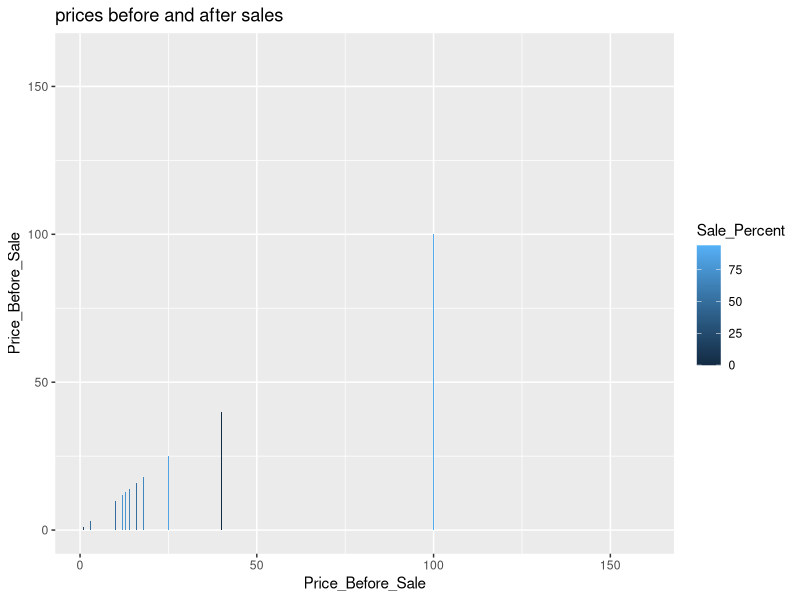
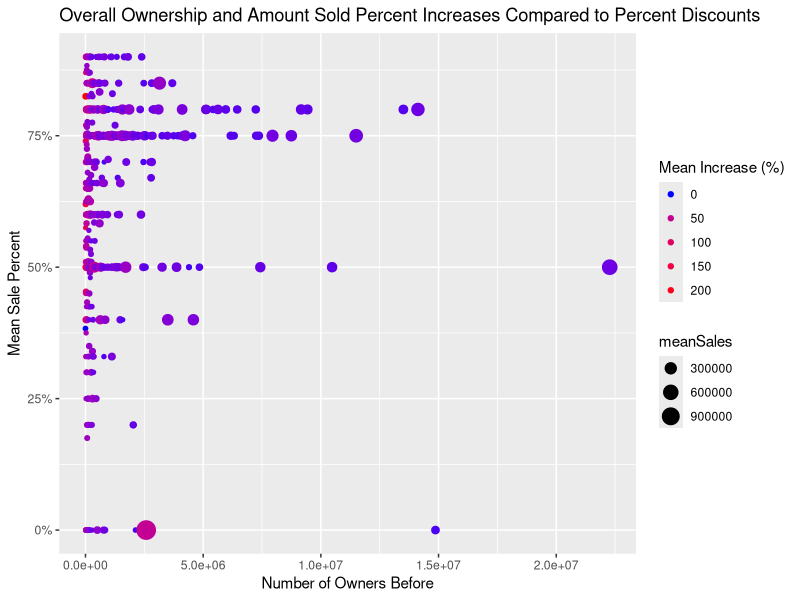
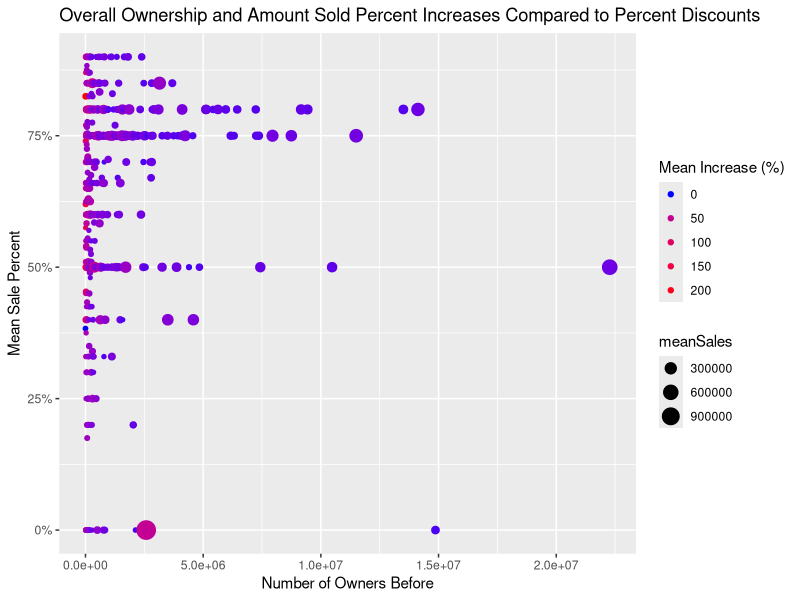

Write the R code that produced these figures, in order. (Note: this script raises an error after producing the figures.)
library(jsonlite)
library(stringr)
library(dplyr)
library(ggplot2)
# library(corrplot)
library(RColorBrewer)
library(scales)
rm(list = setdiff(ls(), lsf.str()))

# Owners_before
# Owners_after
# Owners_As_Of_Today
# Players_As_Of_Today
# Sales
# Increase (%)
# Price_before_sale
# Review_Score_Metacritic
# Review_Score_Steam_Users
# Sale_Percent
# Sale Price
# GameNewness
removeSymbols = function(namesArray) {
  newNames = namesArray
  newNames = str_replace_all(newNames,"[[:punct:]]","")
  newNames = str_replace_all(newNames, "[^[:alnum:]]", " ")
  newNames = trim(newNames)
  return(newNames)
}
setwd('/Users/nicktalavera/Coding/bootcamp007_project/Project1-ExploreVis/NickTalavera/Steam')
steam = read.csv('steamDatabaseAllCombined.csv')

# today = as.Date(Sys.time(), "%Y %m %d")
steamSummerSaleFirstDay = as.Date('20160704', "%Y%m%d")
steamSummerSaleLastDay = as.Date('20160628', "%Y%m%d")
# steam$GameNewness = steam$Release_Date - steamSummerSaleFirstDay
# # Sale Percent vs Net Gross
# g = ggplot(data = steam, aes(x = Sale_Percent, y=Increase)) + ggtitle('Sale Percent vs Net Gross')
# g + geom_bar(aes(fill = Sale_Percent), stat = 'identity', position = 'dodge')


#Progress of numbers of ownership over time?
#line graph

# Compare prices before and after sales
class(steam$Price_Before_Sale)
g = ggplot(data = arrange(steam,Price_Before_Sale), aes(x = Price_Before_Sale, y=Price_Before_Sale)) + ggtitle('prices before and after sales')
g + geom_bar(aes(fill = Sale_Percent), stat = 'identity', position = 'dodge')

# Compare owners before and after sales


# Increase vs Review_Score_Metacritic
# g = ggplot(data = arrange(steam,Increase), aes(x = Increase, y = Review_Score_Steam_Users)) + ggtitle('prices before and after sales')
# g + geom_bar(aes(fill = Review_Score_Steam_Users), stat = 'identity', position = 'dodge')
# Increase vs Review_Score_Steam_Users
# # g = ggplot(data = steam, aes(x = Review_Score_Metacritic)) + ggtitle('prices before and after sales')
# # g + geom_histogram(bins = 15)
# # # Increase vs Review_Score_IGN
# g = ggplot(data = steam, aes(x = Review_Score_IGN)) + ggtitle('Review_Score_IGN_Users')
# g + geom_freqpoly(binwidth = 0.1)
# # g = ggplot(data = arrange(steam,Increase), aes(x = Increase, y = Review_Score_Steam_Users)) + ggtitle('prices before and after sales')
# # g + geom_bar(aes(fill = Review_Score_Steam_Users), stat = 'identity', position = 'dodge')
# # # Increase vs Review_Score_Metacritic
# g = ggplot(data = steam, aes(x = Review_Score_Metacritic)) + ggtitle('Review_Score_Metacritic') + xlim(0,100)
# g + geom_histogram(aes(fill = Price_Before_Sale), binwidth = 10, position = "fill")

# Review scores count
# g = ggplot(data = steam[!is.na(steam$Review_Score_Metacritic),], aes(x = Sales)) + ggtitle('Review scores count') + xlim(5000,250000)
# g + geom_histogram(binwidth = 5000)
# groupedByIncrease = summarise(group_by(steam, Increase), meanScore = round(mean(Review_Score_Metacritic)/5)*5)
# groupedByIncrease = groupedByIncrease[!is.na(groupedByIncrease$meanScore),]
# g = ggplot(data = groupedByIncrease, aes(x = Increase)) + ggtitle('Increase') + xlim(0,150)
# g + geom_density(aes(color = alpha("black", 1/3)))


#Overall Ownership and Game Age Compared to Percent Discounts
labelsScores = c(paste(as.character(seq(1, 100, by=10)), "to", as.character(seq(10, 110, by=10))))
metacriticScoresVSIncreaseSeventyPlus = steam
title = paste("Overall Ownership and Amount Sold Percent Increases Compared to Percent Discounts")
metacriticScoresVSIncreaseSeventyPlus$GameAge = floor(metacriticScoresVSIncreaseSeventyPlus$GameAge/365)
metacriticScoresVSIncreaseSeventyPlus = metacriticScoresVSIncreaseSeventyPlus[!is.na(metacriticScoresVSIncreaseSeventyPlus$GameAge),]
metacriticScoresVSIncreaseSeventyPlus$GameAge = cut_interval(metacriticScoresVSIncreaseSeventyPlus$GameAge, length = 3, rm.na = FALSE)
factosokaf = 100
metacriticScoresVSIncreaseSeventyPlus$Owners_Before = round(metacriticScoresVSIncreaseSeventyPlus$Owners_Before/factosokaf)*factosokaf
metacriticScoresVSIncreaseSeventyPlus = summarise(group_by(metacriticScoresVSIncreaseSeventyPlus, Owners_Before), meanSalePercent = mean(Sale_Percent), meanGameAge =  mean(GameAge), meanIncrease = mean(Increase), meanSales = mean(Sales))
metacriticScoresVSIncreaseSeventyPlus = metacriticScoresVSIncreaseSeventyPlus[!is.na(metacriticScoresVSIncreaseSeventyPlus$meanSalePercent),]
metacriticScoresVSIncreaseSeventyPlus$meanSalePercent = metacriticScoresVSIncreaseSeventyPlus$meanSalePercent/100
metacriticScoresVSIncreaseSeventyPlus = metacriticScoresVSIncreaseSeventyPlus[metacriticScoresVSIncreaseSeventyPlus$meanIncrease < 300,]
head(metacriticScoresVSIncreaseSeventyPlus)
colourCount = length(unique(metacriticScoresVSIncreaseSeventyPlus$meanIncrease))
getPalette = colorRampPalette(brewer.pal(8, "Accent"))
platteNew = rev(getPalette(colourCount))
g = ggplot(data = metacriticScoresVSIncreaseSeventyPlus, aes(x = Owners_Before, y = meanSalePercent)) + ggtitle(title)
g + geom_point(aes(color=meanIncrease,size=meanSales)) + ylab('Mean Sale Percent') + scale_y_continuous(labels=percent) + xlab('Number of Owners Before') + scale_color_gradient(trans = "sqrt", low="blue", high="red", guide = guide_legend(title = "Mean Increase (%)")) + expand_limits(x = 0, y = 0)
ggsave(file=paste0(removeSymbols(title), ".eps"))



# title = paste("Overall Ownership and Sales Compared to Percent Discounts")
# #Overall Ownership and Game Age Compared to Percent Discounts
# labelsScores = c(paste(as.character(seq(1, 100, by=10)), "to", as.character(seq(10, 110, by=10))))
# metacriticScoresVSIncreaseSeventyPlus = steam
# metacriticScoresVSIncreaseSeventyPlus$GameAge = floor(metacriticScoresVSIncreaseSeventyPlus$GameAge/365)
# metacriticScoresVSIncreaseSeventyPlus = metacriticScoresVSIncreaseSeventyPlus[!is.na(metacriticScoresVSIncreaseSeventyPlus$GameAge),]
# metacriticScoresVSIncreaseSeventyPlus$GameAge = cut_interval(metacriticScoresVSIncreaseSeventyPlus$GameAge, length = 3, rm.na = FALSE)
# factosokaf = 100
# metacriticScoresVSIncreaseSeventyPlus$Owners_Before = round(metacriticScoresVSIncreaseSeventyPlus$Owners_Before/factosokaf)*factosokaf
# metacriticScoresVSIncreaseSeventyPlus = summarise(group_by(metacriticScoresVSIncreaseSeventyPlus, Owners_Before), meanSalePercent = mean(Sale_Percent), meanGameAge =  mean(GameAge), meanIncrease = mean(Sales))
# metacriticScoresVSIncreaseSeventyPlus = metacriticScoresVSIncreaseSeventyPlus[!is.na(metacriticScoresVSIncreaseSeventyPlus$meanSalePercent),]
# metacriticScoresVSIncreaseSeventyPlus$meanSalePercent = metacriticScoresVSIncreaseSeventyPlus$meanSalePercent/100
# head(metacriticScoresVSIncreaseSeventyPlus)
# colourCount = length(unique(metacriticScoresVSIncreaseSeventyPlus$meanIncrease))
# getPalette = colorRampPalette(brewer.pal(8, "Accent"))
# platteNew = rev(getPalette(colourCount))
# g = ggplot(data = metacriticScoresVSIncreaseSeventyPlus, aes(x = Owners_Before, y = meanSalePercent)) + ggtitle(title)
# g + geom_point(aes(color=meanIncrease)) + ylab('Mean Sale Percent') + scale_y_continuous(labels=percent) + xlab('Number of Owners Before') + scale_color_gradient( low="blue", high="red", guide = guide_legend(title = "Mean Sales")) + expand_limits(x = 0, y = 0)
# ggsave(file=paste0(removeSymbols(title), ".eps"))


# 
# 
# # #IGN scores versus increase in sales
# 
# # ignScoresVSIncrease = steam
# # ignScoresVSIncrease = ignScoresVSIncrease[!is.na(ignScoresVSIncrease$Review_Score_IGN) & !is.na(ignScoresVSIncrease$Increase),]
# # ignScoresVSIncrease = filter(ignScoresVSIncrease, ignScoresVSIncrease$Review_Score_IGN >= 30)
# # ignScoresVSIncrease$Review_Score_IGN = cut_interval(ignScoresVSIncrease$Review_Score_IGN, length = 10, rm.na = FALSE)
# # ignScoresVSIncrease = select(ignScoresVSIncrease, Review_Score_IGN, Increase)
# # g = ggplot(data = ignScoresVSIncrease, aes(x = Increase)) + ggtitle('Review_Score_IGN')
# # g + geom_density(aes(color = Review_Score_IGN)) + xlim(0,75)
# # 
# # 
# # #Histogram of IGN scores versus increase in sales #GOOD SHIT
# # title = 'Comparing the Sales of Games That Were Not Reviewed by IGN vs Games with \"Bad\" (<70) Metacritic Scores'
# # # labelsScores = c(paste(as.character(seq(1, 100, by=10)), "to", as.character(seq(10, 110, by=10))))
# # # ignScoresVSIncrease = steam
# # # ignScoresVSIncrease = ignScoresVSIncrease[is.na(ignScoresVSIncrease$Review_Score_IGN),]
# # # ignScoresVSIncrease = select(ignScoresVSIncrease, Name, Review_Score_IGN, Increase, Review_Score_Metacritic)
# # # # ignScoresVSIncreaseGrouped = group_by(ignScoresVSIncrease, )
# # # g = ggplot(data = ignScoresVSIncrease, aes(x = Increase)) + ggtitle(title)
# # # g + geom_histogram(aes(fill = Review_Score_IGN), position = "fill", binwidth = 5) + guides(color = "colorbar") + scale_y_continuous(labels=percent) + ylab('Percentage of Sales') + xlab('Increase of Owners') + guides(color = "colorbar") + scale_fill_brewer(palette = "Blues", labels = labelsScores, guide = guide_legend(title = "Metacritic Score"))
# # 
# # 
# # #READY TO GO
# #Histogram of Metacritic scores versus increase in sales if under vs over 70 #GOOD SHIT
# labelsScores = c(paste(as.character(seq(1, 100, by=10)), "to", as.character(seq(10, 110, by=10))))
# metacriticScoresVSIncreaseSeventyPlus = steam
# title = 'Sales Increases Across Metacritic Score'
# metacriticScoresVSIncreaseSeventyPlus = filter(metacriticScoresVSIncreaseSeventyPlus, metacriticScoresVSIncreaseSeventyPlus$Review_Score_Metacritic > -1000)
# metacriticScoresVSIncreaseSeventyPlus = metacriticScoresVSIncreaseSeventyPlus[metacriticScoresVSIncreaseSeventyPlus$Increase < 2000,]
# # metacriticScoresVSIncreaseSeventyPlus$Review_Score_Metacritic[as.numeric(metacriticScoresVSIncreaseSeventyPlus$Review_Score_Metacritic) >= reviewScore] = reviewScore
# # metacriticScoresVSIncreaseSeventyPlus$Review_Score_Metacritic[as.numeric(metacriticScoresVSIncreaseSeventyPlus$Review_Score_Metacritic) < reviewScore] = 0
# metacriticScoresVSIncreaseSeventyPlus$Review_Score_Metacritic = cut(metacriticScoresVSIncreaseSeventyPlus$Review_Score_Metacritic, breaks = seq(0, 100, by=10))
# colourCount = length(unique(metacriticScoresVSIncreaseSeventyPlus$Review_Score_Metacritic))
# getPalette = colorRampPalette(brewer.pal(11, "RdYlBu"))
# platteNew = getPalette(colourCount)
# g = ggplot(data = metacriticScoresVSIncreaseSeventyPlus, aes(x = Increase)) + ggtitle(title)
# g + geom_histogram(aes(fill = Review_Score_Metacritic), position = "fill", binwidth = 10) + scale_y_continuous(labels=percent) + ylab('Percentage of Sales') + xlab('Increase of Owners')  + scale_fill_manual(values = platteNew, labels = labelsScores, guide = guide_legend(title = "Metacritic Score")) + guides(color = "colorbar")
# ggsave(file=paste0(removeSymbols(title), ".eps"))
# #END
# 
# 
# # READY TO GO
# #Histogram of Metacritic scores versus increase in sales if under vs over 70 #GOOD SHIT
# reviewScores = c(60, 70,85)
# for (reviewScore in reviewScores) {
# labelsScores = c(paste(c("Below","Above"),reviewScore))
# metacriticScoresVSIncreaseSeventyPlus = steam
# title = paste('Sales Increases for Games Above and Below a', reviewScore, "Metascritic Score")
# metacriticScoresVSIncreaseSeventyPlus = filter(metacriticScoresVSIncreaseSeventyPlus, metacriticScoresVSIncreaseSeventyPlus$Review_Score_Metacritic > -1000)
# metacriticScoresVSIncreaseSeventyPlus = metacriticScoresVSIncreaseSeventyPlus[metacriticScoresVSIncreaseSeventyPlus$Increase < 2000,]
# metacriticScoresVSIncreaseSeventyPlus$Review_Score_Metacritic[as.numeric(metacriticScoresVSIncreaseSeventyPlus$Review_Score_Metacritic) >= reviewScore] = reviewScore
# metacriticScoresVSIncreaseSeventyPlus$Review_Score_Metacritic[as.numeric(metacriticScoresVSIncreaseSeventyPlus$Review_Score_Metacritic) < reviewScore] = 0
# metacriticScoresVSIncreaseSeventyPlus$Review_Score_Metacritic = cut_interval(metacriticScoresVSIncreaseSeventyPlus$Review_Score_Metacritic, n = 2, rm.na = TRUE)
# colourCount = length(unique(metacriticScoresVSIncreaseSeventyPlus$Review_Score_Metacritic))
# getPalette = colorRampPalette(brewer.pal(8, "Accent"))
# platteNew = rev(getPalette(colourCount))
# g = ggplot(data = metacriticScoresVSIncreaseSeventyPlus, aes(x = Increase)) + ggtitle(title)
# g + geom_histogram(aes(fill = Review_Score_Metacritic), position = "fill", binwidth = 10) + scale_y_continuous(labels=percent) + ylab('Percentage of Sales') + xlab('Increase of Owners') + guides(color = "colorbar") + scale_fill_manual(values = platteNew, labels = labelsScores, guide = guide_legend(title = "Metacritic Score")) +
#   guides(fill = guide_legend(reverse = TRUE))
# ggsave(file=paste0(removeSymbols(title), ".eps"))
# }
# #END
# 
# #Over 85 Scatter
# reviewScore = 85
# labelsScores = c(paste(c("Below","Above"),reviewScore))
# metacriticScoresVSIncreaseSeventyPlus = steam
# title = paste("Sales and Percent Increase Compared to Overall Previous Ownership for Games Rated >85")
# metacriticScoresVSIncreaseSeventyPlus = filter(metacriticScoresVSIncreaseSeventyPlus, metacriticScoresVSIncreaseSeventyPlus$Review_Score_Metacritic >= 85)
# metacriticScoresVSIncreaseSeventyPlus$Sales = cut_interval(metacriticScoresVSIncreaseSeventyPlus$Sales, n=10)
# colourCount = length(unique(metacriticScoresVSIncreaseSeventyPlus$Owners_After))
# getPalette = colorRampPalette(brewer.pal(8, "Accent"))
# platteNew = rev(getPalette(colourCount))
# g = ggplot(data = metacriticScoresVSIncreaseSeventyPlus, aes(x = metacriticScoresVSIncreaseSeventyPlus$Owners_Before, y = metacriticScoresVSIncreaseSeventyPlus$Increase)) + ggtitle(title)
# g + geom_point(aes(color = Sales)) + scale_y_continuous(labels=percent) + scale_x_log10() + ylab('Increase of Owners') + xlab('Number of Owners Before') + scale_fill_manual(values = platteNew, labels = labelsScores, guide = guide_legend(title = "Metacritic Score")) 
# ggsave(file=paste0(removeSymbols(title), ".eps"))
# 
# # FIGURE OUT BARS
# #Histogram of Metacritic scores versus increase in sales if under vs over 70 #GOOD SHIT
# # steamScoresVSIncreaseThumbs = steam
# # steamScoresVSIncreaseThumbs = filter(steamScoresVSIncreaseThumbs, steamScoresVSIncreaseThumbs$Review_Score_Steam_Users > -1000)
# # steamScoresVSIncreaseThumbs$Review_Score_Steam_Users[as.numeric(steamScoresVSIncreaseThumbs$Review_Score_Steam_Users) >= reviewScore] = reviewScore
# # steamScoresVSIncreaseThumbs$Review_Score_Steam_Users[as.numeric(steamScoresVSIncreaseThumbs$Review_Score_Steam_Users) < reviewScore] = 0
# # # steamScoresVSIncreaseThumbs$Review_Score_Steam_Users = cut_interval(steamScoresVSIncreaseThumbs$Review_Score_Steam_Users, n = 2, rm.na = TRUE)
# # steamScoresVSIncreaseThumbs = steamScoresVSIncreaseThumbs[steamScoresVSIncreaseThumbs$Increase < 750,]
# # # labelsYears = c(paste(as.character(seq(1, 100, by=10)), "to", as.character(seq(10, 110, by=10))))
# # title = paste('Sales Increases Comparing an Ideal Review Score of', reviewScore)
# # g = ggplot(data = steamScoresVSIncreaseThumbs, aes(factor(Review_Score_Steam_Users))) + ggtitle(title)
# # g + geom_bar() + guides(color = "colorbar") + scale_fill_brewer(palette ="Blues",direction = 1, labels = c(paste(c('Less than',"Greater than"), reviewScore)), guide = guide_legend(title = "Metacritic Score"))
# # ggsave(file=paste0(removeSymbols(title), ".eps"))
# 
# 
# #READY TO GO
# #Steam User Reviews' Impact on the Increase of Sales'
# title = 'Steam User Reviews\' Impact on the Increase of Sales'
# steamScoresVSIncreaseThumbs = steam
# steamScoresVSIncreaseThumbs = filter(steamScoresVSIncreaseThumbs, steamScoresVSIncreaseThumbs$Review_Score_Steam_Users > -1000)
# steamScoresVSIncreaseThumbs$Review_Score_Steam_Users = cut(steamScoresVSIncreaseThumbs$Review_Score_Steam_Users, breaks = seq(0, 100, by=10))
# steamScoresVSIncreaseThumbs = steamScoresVSIncreaseThumbs[is.na(steamScoresVSIncreaseThumbs$Review_Score_Steam_Users) == FALSE,]
# steamScoresVSIncreaseThumbs = steamScoresVSIncreaseThumbs[is.na(steamScoresVSIncreaseThumbs$Increase) == FALSE,]
# steamScoresVSIncreaseThumbs = steamScoresVSIncreaseThumbs[steamScoresVSIncreaseThumbs$Increase < 750,]
# colourCount = length(unique(steamScoresVSIncreaseThumbs$Review_Score_Steam_Users))
# getPalette = colorRampPalette(brewer.pal(9, "PiYG"))
# platteNew = rev(getPalette(colourCount))
# labelsYears = c(paste(as.character(seq(1, 100, by=10)), "to", as.character(seq(10, 110, by=10))))
# g = ggplot(data = steamScoresVSIncreaseThumbs, aes(x = Increase)) + ggtitle(title)
# g + geom_histogram(aes(fill = Review_Score_Steam_Users), position = "fill", binwidth = 90) + guides(color = "colorbar") + scale_fill_manual(values =platteNew, guide = guide_legend(title = "Steam User Percent Positive Reviews"), labels = labelsYears) + xlab('Increase of Owners')  + scale_y_continuous(labels=percent) + ylab('Percentage of Increase')
# ggsave(file=paste0(removeSymbols(title), ".eps"))
# #END
# # #
# # # #READY TO GO
# # # Game's age affecting the sale? If over ten, rounded up
# gameAge = steam
# 
# # gameAge$GameAge[as.numeric(gameAge$GameAge) >= 9] = 10
# gameAge = gameAge[gameAge$Increase < 200,]
# gameAge = gameAge[!is.na(gameAge$GameAge) & !is.na(gameAge$Increase),]
# # gameAge = filter(gameAge, gameAge$GameAge > -1000)
# gameAge$GameAge = floor(gameAge$GameAge/365)
# gameAge$GameAge = cut_interval(gameAge$GameAge, length = 1, rm.na = FALSE)
# labelsYears = c(c('<1 year'), paste(as.character(1:100), "to", as.character(2:101), "years"))
# title = 'The Age of a Game Compared to the Increase of Owners'
# g = ggplot(data = gameAge, aes(x = Increase)) + ggtitle(title)
# g + geom_histogram(aes(fill = GameAge), position = "fill", binwidth = 10) + scale_y_continuous(labels=percent) + ylab('Percentage of Sales') + xlab('Increase of Owners') +
#   scale_fill_discrete( h =c(24,350), guide = guide_legend(title = "Game's Age (years)"), labels = labelsYears)
# ggsave(file=paste0(removeSymbols(title), ".eps"))
# # # #END
# #
# # # How many games go unplayed?
# # unplayed = steam
# # unplayed$Unplayed = unplayed$Players_Forever_As_Of_Today <= unplayed$Owners_As_Of_Today
# # # unplayed$Unplayed = cut_interval(unplayed$Unplayed, length = 0.1, rm.na = FALSE)
# # sumUnplayed = c(sum(unplayed$Players_Forever_As_Of_Today), sum(unplayed$Owners_As_Of_Today ))
# # g <- ggplot(data = sumUnplayed, aes(x = sumUnplayed))
# # g + geom_bar()
# #
# #Scatter Metacritic vs How long to beat
# title = 'Metacritic Scores Compared to Campaign Length'
# labelsGameType = c('Indie Games','Action Games', 'Adventure Games',"Role Playing Games")
# MetacriticVSCampaign = select(steam, main_story_length, Review_Score_Metacritic, Increase)
# maxLength = 75
# metacriticReview = 70
# MetacriticVSCampaign = MetacriticVSCampaign[!is.na(MetacriticVSCampaign$main_story_length) & !is.na(MetacriticVSCampaign$Review_Score_Metacritic),]
# MetacriticVSCampaign = MetacriticVSCampaign[MetacriticVSCampaign$main_story_length < maxLength,]
# MetacriticVSCampaign$hoursRange[between(MetacriticVSCampaign$main_story_length,0,6)] = 6
# MetacriticVSCampaign$hoursRange[between(MetacriticVSCampaign$main_story_length,6,12)] = 12
# MetacriticVSCampaign$hoursRange[between(MetacriticVSCampaign$main_story_length,12,17)] = 17
# MetacriticVSCampaign$hoursRange[MetacriticVSCampaign$main_story_length >= 17] = 40
# colourCount = length(unique(MetacriticVSCampaign$hoursRange))
# getPalette = colorRampPalette(brewer.pal(11, "Spectral"))
# platteNew = getPalette(colourCount)
# g = ggplot(MetacriticVSCampaign, aes(x = main_story_length , y = Review_Score_Metacritic)) + ggtitle(title)
# g + geom_point(aes(color=factor(hoursRange))) + geom_hline(yintercept = metacriticReview, color="red") + ylab('Metacritic Score') + xlab("Game Campaign Length (hours)") + scale_color_manual(values = platteNew, name ="Typical Game Type",
#                                                                                                                                                                                                                                      labels=labelsGameType) + geom_smooth(method = "lm", color = "black") + geom_smooth(aes(group= hoursRange)) +
#   scale_x_continuous(breaks = pretty(MetacriticVSCampaign$main_story_length, n = 20))
# ggsave(file=paste0(removeSymbols(title), ".eps"))
# 
# # Campaign Length Compared to the Increase of Owners
# title = 'Campaign Length Compared to the Increase of Owners'
# difference = 5
# maxHours = 40
# labelsScores = c(paste(seq(0, maxHours, by=difference), "to", seq(difference, maxHours+difference, by=difference), "hours"))
# labelsScores = replace(labelsScores, length(labelsScores), paste0(">",40," hours"))
# MetacriticVSCampaign$Rounded = round(MetacriticVSCampaign$main_story_length/difference)*difference
# MetacriticVSCampaign$Rounded[MetacriticVSCampaign$Rounded > maxHours] = maxHours
# colourCount = length(unique(MetacriticVSCampaign$Rounded))
# getPalette = (colorRampPalette(brewer.pal(9, "PiYG")))
# platteNew = rev(getPalette(colourCount))
# g = ggplot(data = MetacriticVSCampaign, aes(x = Increase)) + ggtitle(title)
# g + geom_histogram(aes(fill = factor(Rounded)), position = "fill", binwidth = 20) + scale_y_continuous(labels=percent) + ylab('Percentage of Sales') + xlab('Increase of Owners') + guides(color = "colorbar") + scale_fill_manual(values = platteNew, labels = labelsScores, guide = guide_legend(title = "Campaign Length"))
# ggsave(file=paste0(removeSymbols(title), ".eps"))
# 
# 
# # Game Type Approximated by Campaign Length Compared to the Increase of Owners
# labelsGameType = c('Indie Games','Action Games', 'Adventure Games',"Role Playing Games")
# title = 'Game Type Approximated by Campaign Length Compared to the Increase of Owners'
# colourCount = length(unique(MetacriticVSCampaign$hoursRange))
# getPalette = colorRampPalette(brewer.pal(11, "Spectral"))
# platteNew = getPalette(colourCount)
# g = ggplot(data = MetacriticVSCampaign, aes(x = Increase)) + ggtitle(title)
# g + geom_histogram(aes(fill = factor(hoursRange)), position = "fill", binwidth = 20) + scale_y_continuous(labels=percent) + ylab('Percentage of Sales') + xlab('Increase of Owners') + guides(color = "colorbar") + scale_fill_manual(values = platteNew, labels = labelsGameType, guide = guide_legend(title = "Typical Game Type"))
# ggsave(file=paste0(removeSymbols(title), ".eps"))
# 
# 
# # Release date relation to the start of the Summer sale?
# title = 'Release Date Relation to the Start of the Summer Sale For Games Released in the Past Year?'
# gameAge = steam
# gameAge$GameAgeWeeks = floor(gameAge$GameAge/7)
# # gameAge$GameAge[as.numeric(gameAge$GameAge) >= 9] = 10
# gameAge = gameAge[gameAge$GameAge <= 365,]
# gameAge = gameAge[!is.na(gameAge$GameAge) & !is.na(gameAge$Increase),]
# # gameAge = filter(gameAge, gameAge$GameAge > -1000)
# gameAge$GameAge = cut_interval(gameAge$GameAge, length = 1, rm.na = FALSE)
# labelsYears = c(c('<1 year'), paste(as.character(1:100), "to", as.character(2:101), "years"))
# g = ggplot(data = gameAge, aes(x = GameAgeWeeks)) + ggtitle(title)
# g + geom_density() + scale_y_continuous(labels=percent) + ylab('Percentage of Sales') + xlab('Age of Game (weeks)')
# ggsave(file=paste0(removeSymbols(title), ".eps"))


# + scale_y_continuous(labels=percent) + ylab('Percentage of Sales') + xlab('Increase of Owners') + guides(color = "colorbar") + scale_fill_brewer(palette = "Blues", labels = labelsScores, guide = guide_legend(title = "Typical Game Type"))
# How many games go unbeaten?
# Overlay the reviews at the intervals?
# Do higher percents yield more money?
# Should AAA games discount their products?

# Owners_before
# Owners_after
# Sales
# Owners_As_Of_Today
# Players_Forever_As_Of_Today
# Increase
# Price_Before_Sale
# Price_After_Sale
# Review_Score_Metacritic
# Review_Score_Metacritic_User
# Review_Score_Steam_Users
# Review_Score_IGN
# Sale_Percent


# average number of sales per period
# game age
